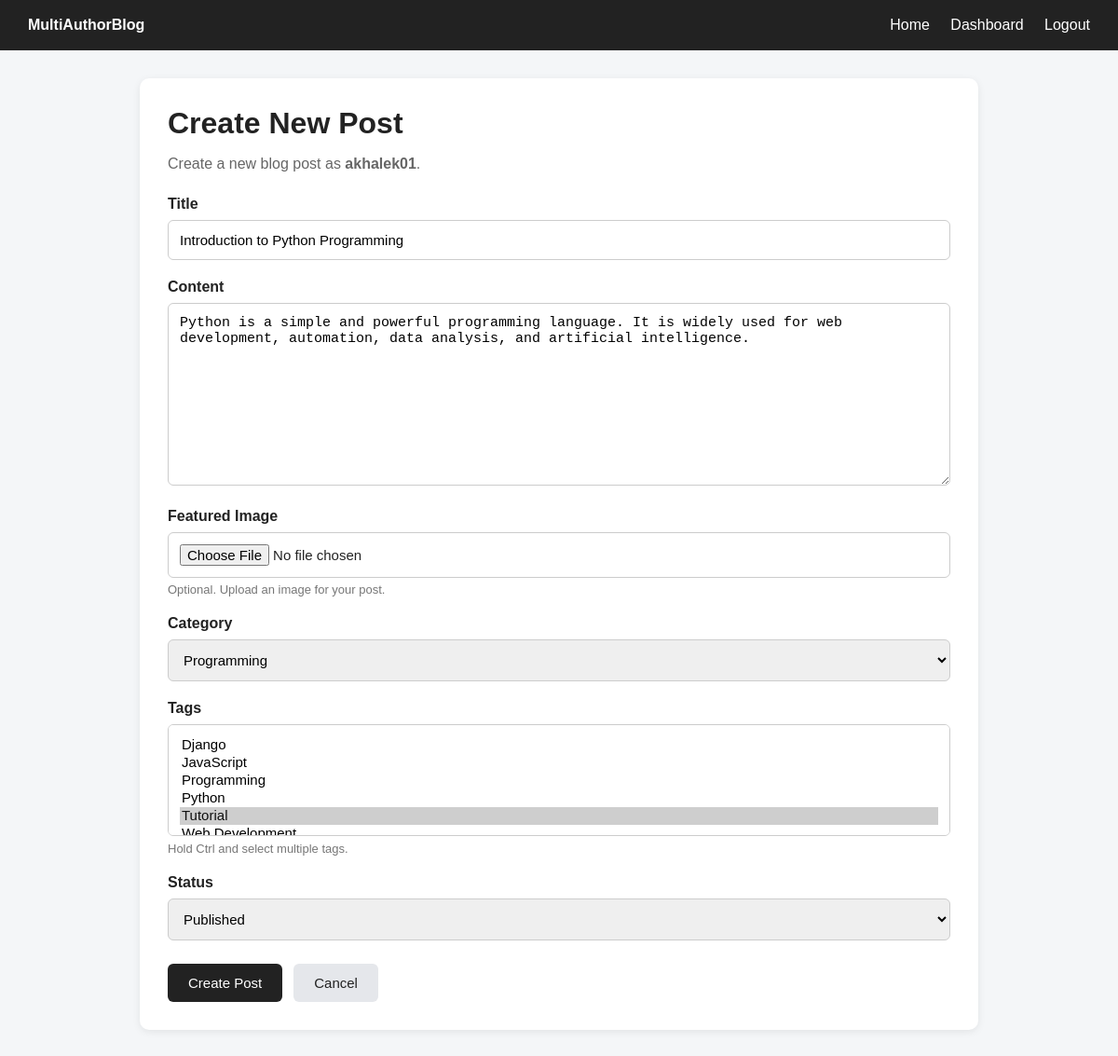
Page /dashboard/post/2/edit/ (signed in) on the committed database.
### blog/models.py (models this page shows, shortened)
class Post(models.Model):
    class Status(models.TextChoices):
        DRAFT = "draft", "Draft"
        PUBLISHED = "published", "Published"
    title = models.CharField(max_length=200)
    slug = models.SlugField(
        max_length=220,
        unique=True,
        blank=True
    )
    content = models.TextField()
    featured_image = models.ImageField(
        upload_to="posts/",
        blank=True,
        null=True
    )
    category = models.ForeignKey(
        Category,
        on_delete=models.CASCADE,
        related_name="posts"
    )
    tags = models.ManyToManyField(
        Tag,
        blank=True,
        related_name="posts"
    )
    author = models.ForeignKey(
        User,
        on_delete=models.CASCADE,
        related_name="posts"
    )
    status = models.CharField(
        max_length=20,
        choices=Status.choices,
        default=Status.DRAFT
    )
    view_count = models.PositiveIntegerField(default=0)
    created_at = models.DateTimeField(auto_now_add=True)
    updated_at = models.DateTimeField(auto_now=True)
    class Meta:
        ordering = ["-created_at"]

### blog/views.py (the view)
@login_required
def edit_post(request, post_id):
    profile = get_object_or_404(
        AuthorProfile,
        user=request.user,
        is_author=True
    )
    post = get_object_or_404(
        Post,
        id=post_id,
        author=request.user
    )
    if request.method == "POST":
        form = PostForm(
            request.POST,
            request.FILES,
            instance=post
        )
        if form.is_valid():
            form.save()
            return redirect("author_dashboard")
    else:
        form = PostForm(instance=post)
    context = {
        "form": form,
        "profile": profile,
        "post": post,
        "edit_mode": True,
    }
    return render(
        request,
        "blog/post_form.html",
        context
    )

### blog/models.py (called while the page is built)
    def __str__(self):
        return self.name

    def __str__(self):
        return self.name

### blog/templates/blog/post_form.html (shortened to what this page needs)
<!DOCTYPE html>
<html lang="en">
<head>
</head>
<body>
    <div class="navbar">
        <div>
            <strong>MultiAuthorBlog</strong>
        </div>
        <div>
            <a href="{% url 'home' %}">Home</a>
            <a href="{% url 'author_dashboard' %}">Dashboard</a>
            <a href="{% url 'logout' %}">Logout</a>
        </div>
    </div>
    <div class="container">
        <div class="form-card">
            <h1>Create New Post</h1>
            <p>
                Create a new blog post as
                <strong>{{ request.user.username }}</strong>.
            </p>
            <form method="post" enctype="multipart/form-data">
                <div class="form-group">
                    <label for="{{ form.title.id_for_label }}">
                        Title
                    </label>
                    {{ form.title }}
                </div>
                <div class="form-group">
                    <label for="{{ form.content.id_for_label }}">
                        Content
                    </label>
                    {{ form.content }}
                </div>
                <div class="form-group">
                    <label for="{{ form.featured_image.id_for_label }}">
                        Featured Image
                    </label>
                    {{ form.featured_image }}
                    <div class="help-text">
                        Optional. Upload an image for your post.
                    </div>
                </div>
                <div class="form-group">
                    <label for="{{ form.category.id_for_label }}">
                        Category
                    </label>
                    {{ form.category }}
                </div>
                <div class="form-group">
                    <label for="{{ form.tags.id_for_label }}">
                        Tags
                    </label>
                    {{ form.tags }}
                    <div class="help-text">
                        Hold Ctrl and select multiple tags.
                    </div>
                </div>
                <div class="form-group">
                    <label for="{{ form.status.id_for_label }}">
                        Status
                    </label>
                    {{ form.status }}
                </div>
                <div class="buttons">
                    <button
                        type="submit"
                        class="btn btn-primary">
                        Create Post
                    </button>
                    <a
                        href="{% url 'author_dashboard' %}"
                        class="btn btn-secondary">
                        Cancel
                    </a>
                </div>
            </form>
        </div>
    </div>
</body>
</html>

### blog/templates/blog/post_form.html (style rules this page uses)
body { font-family: Arial, sans-serif; margin: 0; background: #f4f6f8; color: #222; }
.navbar { background: #222; color: white; padding: 18px 30px; display: flex; justify-content: space-between; align-items: center; }
.navbar a { color: white; text-decoration: none; margin-left: 18px; }
.container { max-width: 900px; margin: 30px auto; padding: 0 20px; }
.form-card { background: white; padding: 30px; border-radius: 10px; box-shadow: 0 2px 8px rgba(0,0,0,0.08); }
.form-card h1 { margin-top: 0; margin-bottom: 10px; }
.form-card p { color: #666; margin-bottom: 25px; }
.form-group { margin-bottom: 20px; }
label { display: block; font-weight: bold; margin-bottom: 8px; }
input[type="text"], input[type="file"], textarea, select { width: 100%; padding: 12px; border: 1px solid #ccc; border-radius: 6px; box-sizing: border-box; font-size: 15px; }
textarea { resize: vertical; }
select[multiple] { min-height: 120px; }
.help-text { color: #777; font-size: 13px; margin-top: 5px; }
.buttons { display: flex; gap: 12px; margin-top: 25px; }
.btn { display: inline-block; padding: 12px 22px; border: none; border-radius: 6px; text-decoration: none; font-size: 15px; cursor: pointer; }
.btn-primary { background: #222; color: white; }
.btn-secondary { background: #e5e7eb; color: #222; }

### rows in the picture
Post: title "Introduction to Python Programming", content "Python is a simple and powerful programming language. It is widely used for web development, automation, data analysis, and artificial intelligence.", category "Programming", status "Published"

### other values in the picture
{{ request.user.username }} "akhalek01"
